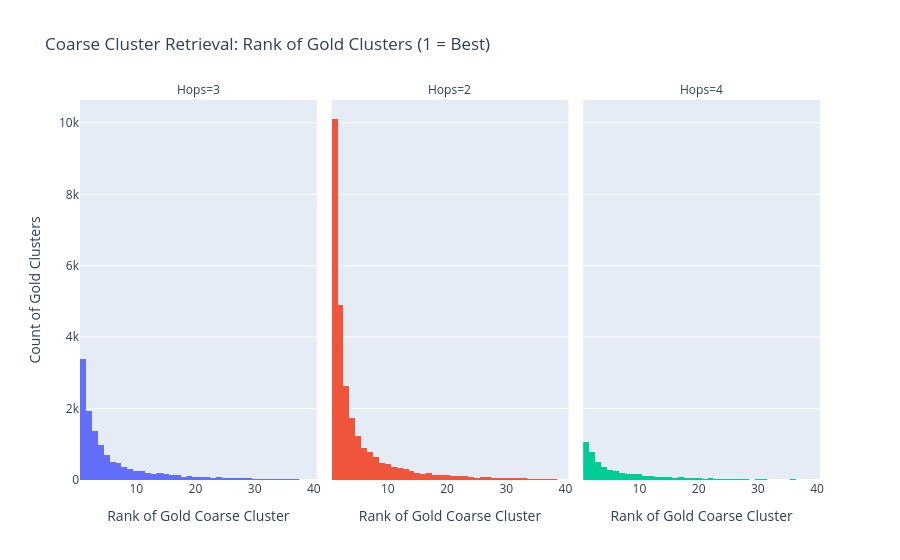
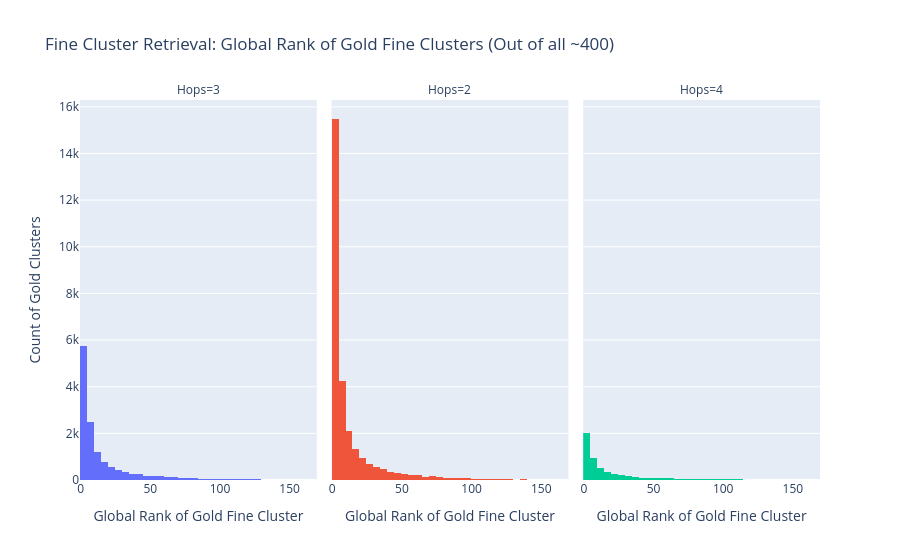

These figures' notebook cell, in order:
### Code cell
import ast
import numpy as np
import pandas as pd
import plotly.express as px
from sklearn.preprocessing import normalize

# ==========================================
# 1. Extract Centroids & Compute All Ranks
# ==========================================
print("Extracting centroids and calculating query-to-cluster ranks...")

# Coarse Centroids
coarse_centroids = results["coarse_model"].cluster_centers_

# Fine Centroids (Flattened globally for absolute ranking)
fine_ids = []
fine_centroids_list = []
for c_id, f_model in results["fine_models"].items():
    for f_label, centroid in enumerate(f_model.cluster_centers_):
        fine_ids.append(f"C{c_id}_F{f_label}")
        fine_centroids_list.append(centroid)
        
fine_centroids = np.array(fine_centroids_list)

# Normalize queries for Cosine Similarity
queries_norm = normalize(query_emb, norm='l2')

# Matrix multiplication for instant Cosine Similarities
coarse_sims = queries_norm @ coarse_centroids.T
fine_sims = queries_norm @ fine_centroids.T

# Magic numpy trick to convert similarities to Ranks (1 = highest similarity)
coarse_ranks_matrix = np.argsort(np.argsort(-coarse_sims, axis=1), axis=1) + 1
fine_ranks_matrix = np.argsort(np.argsort(-fine_sims, axis=1), axis=1) + 1


# ==========================================
# 2. Map Gold Nodes to their Ranks
# ==========================================
print("Mapping gold nodes to their cluster ranks...")

# Dictionaries to quickly look up which cluster a node belongs to
node_to_coarse = dict(zip(docs_df['node_id'], results['doc_coarse_labels']))
node_to_fine = dict(zip(docs_df['node_id'], results['doc_hierarchical_labels']))

rank_records = []

for idx, row in query_df.iterrows():
    n_hops = row['n_hops']
    if n_hops not in [2, 3, 4]: 
        continue
        
    gold_nodes = row['gold_node_ids']
    if isinstance(gold_nodes, str):
        try:
            gold_nodes = ast.literal_eval(gold_nodes)
        except:
            gold_nodes = []
            
    # Find unique clusters that contain the gold nodes for this specific query
    coarse_set = set()
    fine_set = set()
    for node in gold_nodes:
        if node in node_to_coarse:
            coarse_set.add(node_to_coarse[node])
            fine_set.add(node_to_fine[node])
            
    # Record the rank of EVERY unique coarse cluster required to answer the query
    for c_id in coarse_set:
        c_rank = coarse_ranks_matrix[idx, c_id]
        rank_records.append({'n_hops': n_hops, 'Level': 'Coarse', 'Rank': c_rank})
        
    # Record the rank of EVERY unique fine cluster required
    for f_id in fine_set:
        f_matrix_idx = fine_ids.index(f_id)
        f_rank = fine_ranks_matrix[idx, f_matrix_idx]
        rank_records.append({'n_hops': n_hops, 'Level': 'Fine', 'Rank': f_rank})

df_ranks = pd.DataFrame(rank_records)


# ==========================================
# 3. Plot Histograms
# ==========================================
print("Generating Plots...")

# Chart 1: Coarse Cluster Ranks
df_coarse_ranks = df_ranks[df_ranks['Level'] == 'Coarse']
fig1 = px.histogram(
    df_coarse_ranks,
    x='Rank',
    facet_col='n_hops',
    color='n_hops',
    title="Coarse Cluster Retrieval: Rank of Gold Clusters (1 = Best)",
    labels={'Rank': 'Rank of Gold Coarse Cluster', 'n_hops': 'Hops'},
    nbins=40 # Assuming you have roughly 40 coarse clusters
)
fig1.update_layout(showlegend=False, yaxis_title="Count of Gold Clusters")
fig1.show()


# Chart 2: Fine Cluster Ranks
df_fine_ranks = df_ranks[df_ranks['Level'] == 'Fine']
fig2 = px.histogram(
    df_fine_ranks,
    x='Rank',
    facet_col='n_hops',
    color='n_hops',
    title="Fine Cluster Retrieval: Global Rank of Gold Fine Clusters (Out of all ~400)",
    labels={'Rank': 'Global Rank of Gold Fine Cluster', 'n_hops': 'Hops'},
    nbins=50
)
fig2.update_layout(showlegend=False, yaxis_title="Count of Gold Clusters")
fig2.show()

### Figure 1 — Plotly figure (JSON) as saved in the notebook; plotly's stock layout.template omitted (floating-point values rounded to 4 significant figures; data arrays with more than 128 entries replaced by an {"elided": "..."} marker saying what was removed)
{"data": [{"bingroup": "x", "hovertemplate": "Hops=3<br>Rank of Gold Coarse Cluster=%{x}<br>count=%{y}<extra></extra>", "legendgroup": "3", "marker": {"color": "#636efa", "pattern": {"shape": ""}}, "name": "3", "nbinsx": 40, "orientation": "v", "showlegend": true, "type": "histogram", "x": {"elided": "12641 int values"}, "xaxis": "x", "yaxis": "y"}, {"bingroup": "x", "hovertemplate": "Hops=2<br>Rank of Gold Coarse Cluster=%{x}<br>count=%{y}<extra></extra>", "legendgroup": "2", "marker": {"color": "#EF553B", "pattern": {"shape": ""}}, "name": "2", "nbinsx": 40, "orientation": "v", "showlegend": true, "type": "histogram", "x": {"elided": "27200 int values"}, "xaxis": "x2", "yaxis": "y2"}, {"bingroup": "x", "hovertemplate": "Hops=4<br>Rank of Gold Coarse Cluster=%{x}<br>count=%{y}<extra></extra>", "legendgroup": "4", "marker": {"color": "#00cc96", "pattern": {"shape": ""}}, "name": "4", "nbinsx": 40, "orientation": "v", "showlegend": true, "type": "histogram", "x": {"elided": "5117 int values"}, "xaxis": "x3", "yaxis": "y3"}], "layout": {"annotations": [{"font": {}, "showarrow": false, "text": "Hops=3", "x": 0.16, "xanchor": "center", "xref": "paper", "y": 1, "yanchor": "bottom", "yref": "paper"}, {"font": {}, "showarrow": false, "text": "Hops=2", "x": 0.5, "xanchor": "center", "xref": "paper", "y": 1, "yanchor": "bottom", "yref": "paper"}, {"font": {}, "showarrow": false, "text": "Hops=4", "x": 0.84, "xanchor": "center", "xref": "paper", "y": 1, "yanchor": "bottom", "yref": "paper"}], "barmode": "relative", "legend": {"title": {"text": "Hops"}, "tracegroupgap": 0}, "showlegend": false, "title": {"text": "Coarse Cluster Retrieval: Rank of Gold Clusters (1 = Best)"}, "xaxis": {"anchor": "y", "domain": [0, 0.32], "title": {"text": "Rank of Gold Coarse Cluster"}}, "xaxis2": {"anchor": "y2", "domain": [0.34, 0.66], "matches": "x", "title": {"text": "Rank of Gold Coarse Cluster"}}, "xaxis3": {"anchor": "y3", "domain": [0.68, 1.0], "matches": "x", "title": {"text": "Rank of Gold Coarse Cluster"}}, "yaxis": {"anchor": "x", "domain": [0, 1], "title": {"text": "Count of Gold Clusters"}}, "yaxis2": {"anchor": "x2", "domain": [0, 1], "matches": "y", "showticklabels": false}, "yaxis3": {"anchor": "x3", "domain": [0, 1], "matches": "y", "showticklabels": false}}}

### Figure 2 — Plotly figure (JSON) as saved in the notebook; plotly's stock layout.template omitted (floating-point values rounded to 4 significant figures; data arrays with more than 128 entries replaced by an {"elided": "..."} marker saying what was removed)
{"data": [{"bingroup": "x", "hovertemplate": "Hops=3<br>Global Rank of Gold Fine Cluster=%{x}<br>count=%{y}<extra></extra>", "legendgroup": "3", "marker": {"color": "#636efa", "pattern": {"shape": ""}}, "name": "3", "nbinsx": 50, "orientation": "v", "showlegend": true, "type": "histogram", "x": {"elided": "13482 int values"}, "xaxis": "x", "yaxis": "y"}, {"bingroup": "x", "hovertemplate": "Hops=2<br>Global Rank of Gold Fine Cluster=%{x}<br>count=%{y}<extra></extra>", "legendgroup": "2", "marker": {"color": "#EF553B", "pattern": {"shape": ""}}, "name": "2", "nbinsx": 50, "orientation": "v", "showlegend": true, "type": "histogram", "x": {"elided": "28245 int values"}, "xaxis": "x2", "yaxis": "y2"}, {"bingroup": "x", "hovertemplate": "Hops=4<br>Global Rank of Gold Fine Cluster=%{x}<br>count=%{y}<extra></extra>", "legendgroup": "4", "marker": {"color": "#00cc96", "pattern": {"shape": ""}}, "name": "4", "nbinsx": 50, "orientation": "v", "showlegend": true, "type": "histogram", "x": {"elided": "5489 int values"}, "xaxis": "x3", "yaxis": "y3"}], "layout": {"annotations": [{"font": {}, "showarrow": false, "text": "Hops=3", "x": 0.16, "xanchor": "center", "xref": "paper", "y": 1, "yanchor": "bottom", "yref": "paper"}, {"font": {}, "showarrow": false, "text": "Hops=2", "x": 0.5, "xanchor": "center", "xref": "paper", "y": 1, "yanchor": "bottom", "yref": "paper"}, {"font": {}, "showarrow": false, "text": "Hops=4", "x": 0.84, "xanchor": "center", "xref": "paper", "y": 1, "yanchor": "bottom", "yref": "paper"}], "barmode": "relative", "legend": {"title": {"text": "Hops"}, "tracegroupgap": 0}, "showlegend": false, "title": {"text": "Fine Cluster Retrieval: Global Rank of Gold Fine Clusters (Out of all ~400)"}, "xaxis": {"anchor": "y", "domain": [0, 0.32], "title": {"text": "Global Rank of Gold Fine Cluster"}}, "xaxis2": {"anchor": "y2", "domain": [0.34, 0.66], "matches": "x", "title": {"text": "Global Rank of Gold Fine Cluster"}}, "xaxis3": {"anchor": "y3", "domain": [0.68, 1.0], "matches": "x", "title": {"text": "Global Rank of Gold Fine Cluster"}}, "yaxis": {"anchor": "x", "domain": [0, 1], "title": {"text": "Count of Gold Clusters"}}, "yaxis2": {"anchor": "x2", "domain": [0, 1], "matches": "y", "showticklabels": false}, "yaxis3": {"anchor": "x3", "domain": [0, 1], "matches": "y", "showticklabels": false}}}
